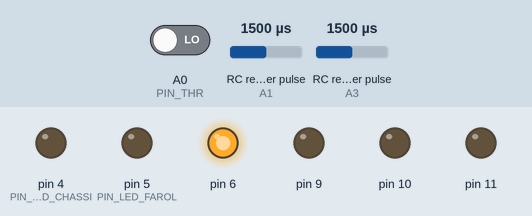
The sketch below on a simulated Arduino Uno, built with avr-gcc and run on an emulated ATmega328P. On the bench: output pins drawn as LEDs (lit = HIGH). Wiring (inferred from the names in the program): 2 × RC receiver channel: data A1 / data A3. The inputs (shaded band) are chosen by the test bench; at power-on: RC receiver pulse (sensors on A1, A3) 1500 µs, A0 (PIN_THR) LOW.

Above: at 1.2 s.
1.3 s: RC receiver pulse (sensor on A1) set to 1366 µs
3.3 s: RC receiver pulse (sensor on A1) set to 1342 µs
At 5.4 s:
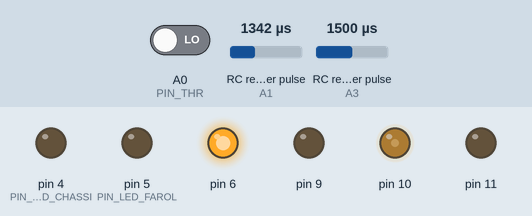
5.7 s: RC receiver pulse (sensor on A3) set to 1588 µs
7.5 s: RC receiver pulse (sensor on A3) set to 1615 µs
At 9.1 s:
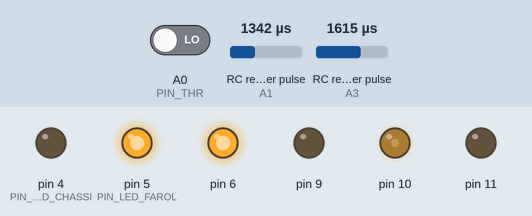
9.9 s: RC receiver pulse (sensor on A1) set to 1020 µs
At 11.2 s:
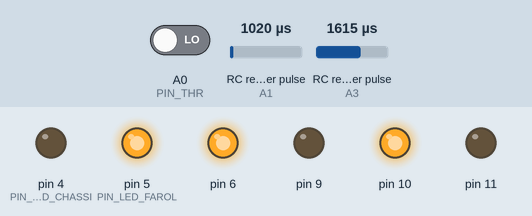
12.0 s: RC receiver pulse (sensor on A3) set to 1020 µs
At 13.0 s:
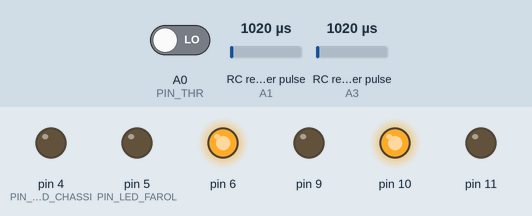
Timing chart, 0 to 15.0 s (numbered marks = the images above; inputs shaded):
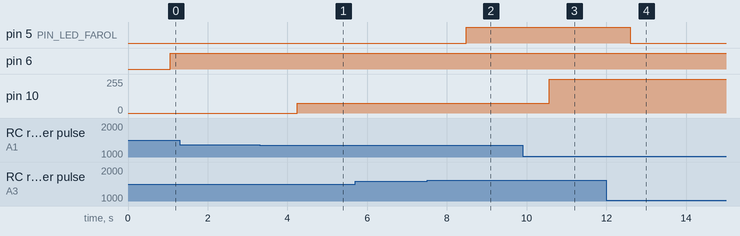

Measured:
- the behaviour switches between 1349 and 1348 µs on RC receiver pulse (sensor on A1) (found by bisection; images 0 and 1)
- the behaviour switches between 1599 and 1600 µs on RC receiver pulse (sensor on A3) (found by bisection; images 1 and 2)
- after the input at 1.3 s, every drawn part: stays the same
- after the input at 3.3 s, pin 10: 0/255 → 75/255 after 0.94 s
- after the input at 5.7 s, every drawn part: stays the same
- after the input at 7.5 s, pin 5 (PIN_LED_FAROL): LOW → HIGH after 0.98 s
- after the input at 9.9 s, pin 10: 75/255 → 255/255 after 0.66 s
- after the input at 12.0 s, pin 5 (PIN_LED_FAROL): HIGH → LOW after 0.60 s

The sketch:

main.ino
```cpp
#include <Wire.h>


#define PIN_CH_5 A2
#define PIN_CH_6 A3

#define PIN_THR A0
#define PIN_ROLL A1

#define MIN_THR 1050
#define MAX_THR 1880

#define MIN_ROLL 1048
#define MAX_ROLL 1880

#define PIN_LED_CHASSI 4
#define PIN_LED_FAROL 5


class Motor{
  public:
    int pin_a;
    int pin_b;


  Motor(int a, int b){
    this->pin_a = a;
    this->pin_b = b;
  }


  void off(){
   analogWrite(this->pin_a, 0);
   analogWrite(this->pin_b, 0);
  }

  void write(int v){
    if (v <= 0){
      // high = a
      if (abs(v) <= 70){
        v = 0;
      }
      analogWrite(this->pin_a, abs(v));
      analogWrite(this->pin_b, 0);

    }else {
      // high = b
      if (abs(v) <= 70){
        v = 0;
      }
      analogWrite(this->pin_b, abs(v));
      analogWrite(this->pin_a, 0);
    }
  }

};

Motor tracao = Motor(6, 9);
Motor direcao = Motor(10,11);

void setup(){
  Wire.begin();
  Serial.begin(9600);
  pinMode(A0, INPUT);
  pinMode(A1, INPUT);

  pinMode(PIN_LED_CHASSI, OUTPUT);
  pinMode(PIN_LED_FAROL, OUTPUT);
  tracao.off();
  direcao.off();
}

void loop(){
  int raw_thr = constrain(pulseIn(PIN_THR, 20000), MIN_THR, MAX_THR);
  int raw_dir = constrain(pulseIn(PIN_ROLL, 20000), MIN_ROLL, MAX_ROLL);

  int thr = map(raw_thr, MIN_THR, MAX_THR, -255, 255);
  int direction = map(raw_dir, MIN_ROLL, MAX_ROLL, -255, 255);

  //Serial.print("thr="); Serial.println(thr);
  //Serial.print("roll="); Serial.println(direction);


  //Serial.print("ch=5 "); Serial.println(pulseIn(PIN_CH_5, 20000));
  //


  int led_farol = pulseIn(PIN_CH_6, 20000);
  if (led_farol > 1600){
    digitalWrite(PIN_LED_FAROL, HIGH);
  }else{
    digitalWrite(PIN_LED_FAROL, LOW);
  }

  tracao.write(thr);
  direcao.write(direction);

}
```
